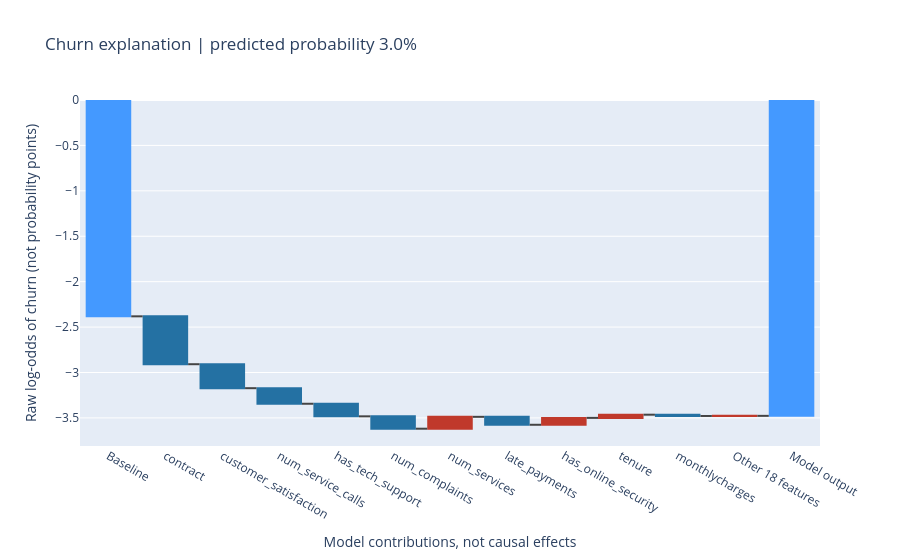

Notebook source saved alongside this figure:
### Code cell
from pathlib import Path

from src.data.dashboard import open_portfolio
from src.models.explain import ChurnExplainer, waterfall_figure
from src.models.pipeline import FEATURE_COLUMNS
from src.models.predict import ChurnPredictor

predictor = ChurnPredictor.from_final_test(
    Path("mlruns"),
    final_test_run_id="5818be9683af42a485ffc2896a868137",
)
explainer = ChurnExplainer(predictor)

with open_portfolio(Path(r"data\processed\portfolio_v1")) as connection:
    training = connection.sql(
        "SELECT * FROM portfolio WHERE partition = 'train'"
    ).df()

inputs = training.loc[:, ["customer_id", *FEATURE_COLUMNS]]

# Local explanation
local = explainer.explain_one(inputs.iloc[0].to_dict())
display(local.contributions)
waterfall_figure(local, top_n=10).show()

# Global importance: deterministic, bounded training sample
global_result = explainer.global_importance(
    training.loc[:, ["customer_id", "partition", *FEATURE_COLUMNS]],
    sample_size=1000,
)
display(global_result.importance)

### Figure 1 — Plotly figure (JSON) as saved in the notebook; plotly's stock layout.template omitted (floating-point values rounded to 4 significant figures)
{"data": [{"decreasing": {"marker": {"color": "#2471a3"}}, "increasing": {"marker": {"color": "#c0392b"}}, "measure": ["absolute", "relative", "relative", "relative", "relative", "relative", "relative", "relative", "relative", "relative", "relative", "relative", "total"], "type": "waterfall", "x": ["Baseline", "contract", "customer_satisfaction", "num_service_calls", "has_tech_support", "num_complaints", "num_services", "late_payments", "has_online_security", "tenure", "monthlycharges", "Other 18 features", "Model output"], "y": [-2.381, -0.5272, -0.264, -0.1712, -0.1386, -0.1361, 0.1306, -0.08742, 0.07584, 0.03515, -0.01403, 0.001298, 0]}], "layout": {"showlegend": false, "title": {"text": "Churn explanation | predicted probability 3.0%"}, "xaxis": {"title": {"text": "Model contributions, not causal effects"}}, "yaxis": {"title": {"text": "Raw log-odds of churn (not probability points)"}}}}
